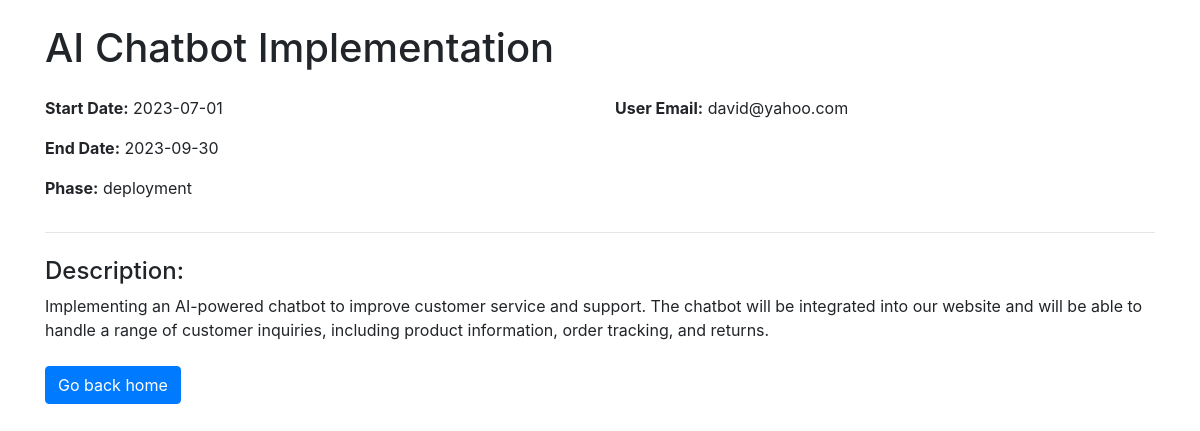
/project_details.php?pid=3, run on the app's committed database.
### tables this page shows
CREATE TABLE `projects` (
  `pid` int(10) UNSIGNED NOT NULL,
  `title` varchar(100) NOT NULL,
  `start_date` date DEFAULT NULL,
  `end_date` date DEFAULT NULL,
  `phase` enum('design','development','testing','deployment','complete') DEFAULT NULL,
  `description` varchar(500) DEFAULT NULL,
  `uid` int(10) UNSIGNED NOT NULL
);

CREATE TABLE `users` (
  `uid` int(10) UNSIGNED NOT NULL,
  `username` varchar(255) NOT NULL,
  `password` varchar(255) NOT NULL,
  `email` varchar(255) NOT NULL
);

### project_details.php (the view, shortened to what this page needs)
<?php
if (isset($_GET['pid'])) {
    $pid = $_GET['pid'];
} else {
    echo "Error: Project ID not specified.";
    exit;
}
require_once 'dbconnect.php';
try {
    $sql = "SELECT * FROM projects WHERE pid = :pid";
    $stmt = $db->prepare($sql);
    $stmt->bindParam(':pid', $pid);
    $stmt->execute();
    $project = $stmt->fetch(PDO::FETCH_ASSOC);
    $sql = "SELECT users.email FROM users JOIN projects ON users.uid = projects.uid WHERE projects.pid = :pid";
    $stmt = $db->prepare($sql);
    $stmt->bindParam(':pid', $pid);
    $stmt->execute();
    $email = $stmt->fetchColumn();
} catch (PDOException $e) {
    echo "Connection failed: " . $e->getMessage();
    exit;
}
?>
<!DOCTYPE html>
<html>
<head>
    <link rel="stylesheet" href="https://maxcdn.bootstrapcdn.com/bootstrap/4.5.2/css/bootstrap.min.css">
</head>
<body>
    <div class="container">
        <h1 class="my-4"><?php echo $project['title']; ?></h1>
        <div class="row">
            <div class="col-md-6">
                <p><strong>Start Date:</strong> <?php echo $project['start_date']; ?></p>
                <p><strong>End Date:</strong> <?php echo $project['end_date']; ?></p>
                <p><strong>Phase:</strong> <?php echo $project['phase']; ?></p>
            </div>
            <div class="col-md-6">
                <p><strong>User Email:</strong> <?php echo $email; ?></p>
            </div>
        </div>
        <hr>
        <div class="my-4">
            <h4>Description:</h4>
            <p><?php echo $project['description']; ?></p>
        </div>
        <a href="index.php" class="btn btn-primary">Go back home</a>
    </div>
</body>
</html>

### data on the page
projects: title "AI Chatbot Implementation", start_date "2023-07-01", end_date "2023-09-30", phase "deployment", description "Implementing an AI-powered chatbot to improve customer service and support. The chatbot will be integrated into our website and will be able to handle a range of customer inquiries, including product information, order tracking, and returns."
users: email "david@yahoo.com"
